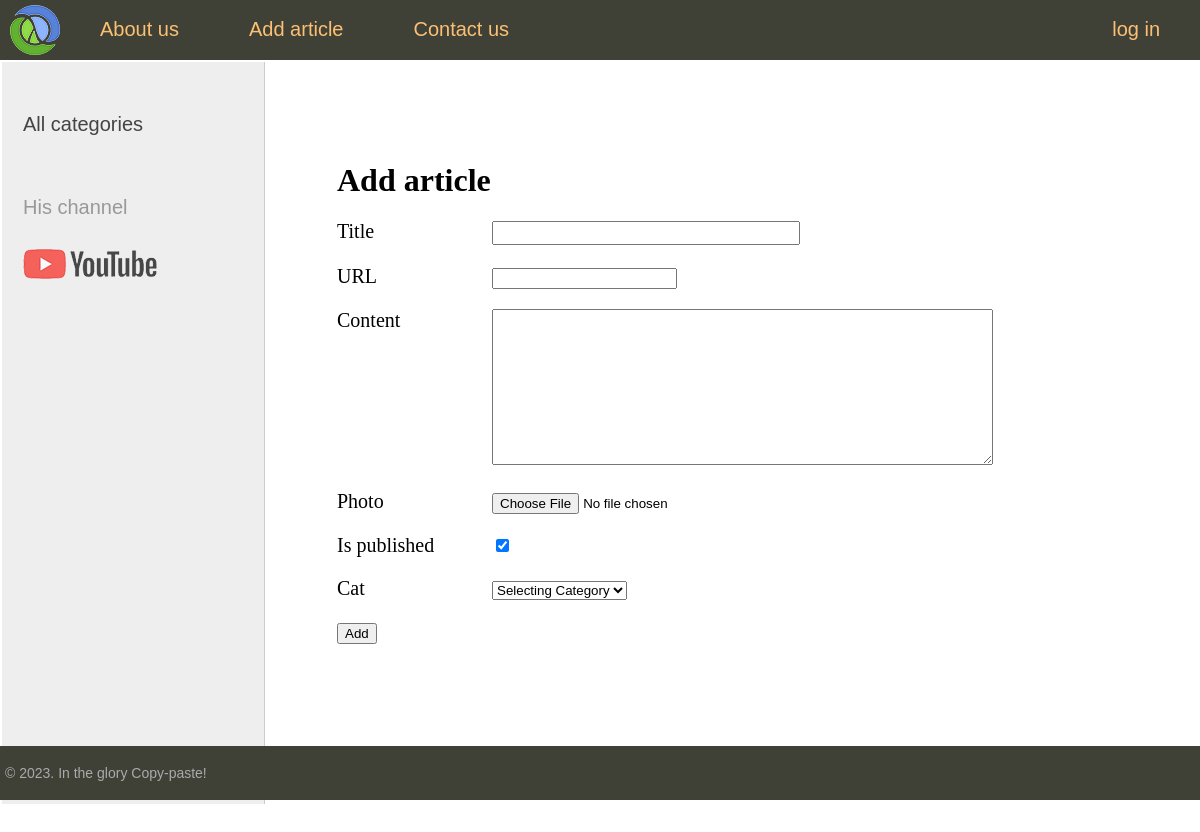
The app's page /addpage/, older data.
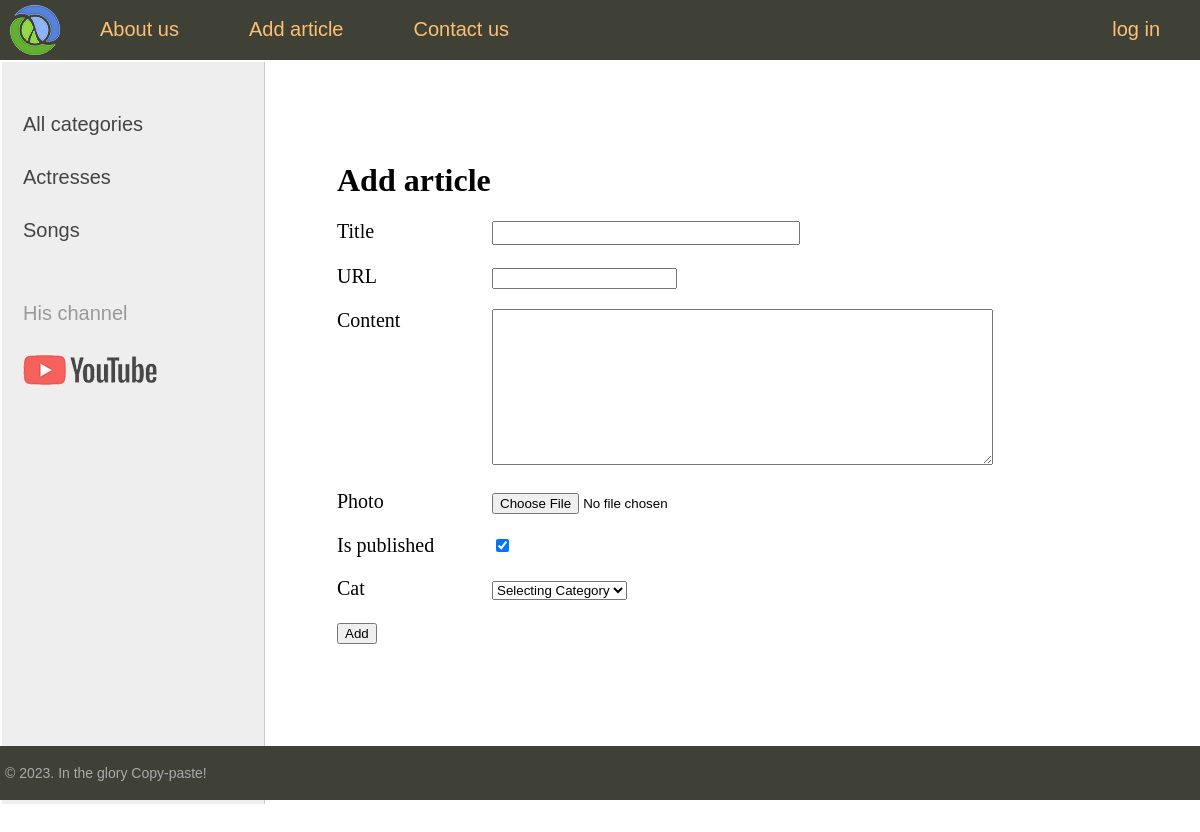
The same page, newer data.
### women/models.py (models this page shows)
class Category(models.Model):
    name = models.CharField(max_length=100, db_index=True, verbose_name="category")
    slug = models.SlugField(max_length=100, unique=True, db_index=True, verbose_name="URL")
    def __str__(self):
        return self.name
    def get_absolute_url(self):
        return reverse("category", kwargs={"cat_slug": self.slug})
    class Meta:
        verbose_name = "Category"
        verbose_name_plural = "Categories"
        ordering = ["id"]

### women/views.py (the view)
# urls.py: path('addpage/', AddPage.as_view(), name='add_page'),
class AddPage(CreateView):
    form_class = AddPostForm
    template_name = 'women/add_page.html'
    success_url = reverse_lazy('home')
    def get_context_data(self, **kwargs):
        context = super().get_context_data(**kwargs)
        context['title'] = "Add article"
        context['menu'] = menu
        return context

### women/forms.py (shortened to what this page needs)
class AddPostForm(forms.ModelForm):
    def __init__(self, *args, **kwargs):
        super().__init__(*args, **kwargs)
        self.fields["cat"].empty_label = "Selecting Category"
    class Meta:
        model = Women
        fields = ["title", "slug", "content", "photo", "is_published", "cat", ]
        widgets = {
            "title": forms.TextInput(attrs={"class": "form-input"}),
            "content": forms.Textarea(attrs={"cols": 60, "rows": 10})
        }

### women/templatetags/women_tags.py (called while the page is built)
@register.inclusion_tag('women/list_categories.html')
def show_categories(sort=None, cat_selected=0):
    if not sort:
        cats = Category.objects.all()
    else:
        cats = Category.objects.order_by(sort)
    return {"cats": cats, "cat_selected": cat_selected}

### women/templates/women/add_page.html (shortened to what this page needs)
{% extends "women/base.html" %}
{% block content %}
    <h1>{{ title }}</h1>
    <form action="{% url 'add_page' %}" method="post" enctype="multipart/form-data">
        {% for f in form %}
            <p>
                <label class="form-label" for="{{ f.id_for_label }}">
                    {{ f.label }}
                </label>
                {{ f }}
            </p>
        {% endfor %}
        <button type="submit">Add</button>
    </form>
{% endblock %}

### women/templates/women/list_categories.html
{% for cat in cats %}
    {% if cat.pk == cat_selected %}
        <li class="selected">{{ cat.name }}</li>
    {% else %}
        <li><a href="{{ cat.get_absolute_url }}">{{ cat.name }}</a></li>
    {% endif %}
{% endfor %}

Row changes from the older to the newer data that the page shows:
added Category: name "Actresses"
added Category: name "Songs"
